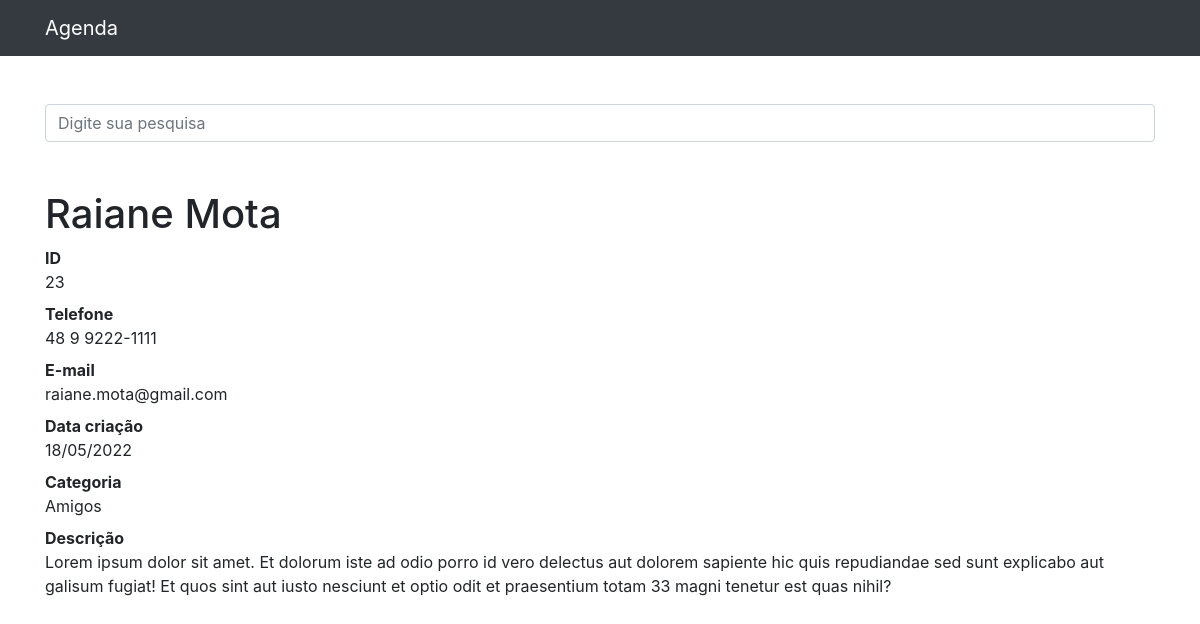
Screenshot of /23 with the database file from the repository.
### contatos/models.py (models this page shows, shortened)
class Contato(models.Model):
    nome = models.CharField(max_length=255)
    sobrenome = models.CharField(max_length=255, blank=True)
    telefone = models.CharField(max_length=255)
    email = models.CharField(max_length=255, blank=True)
    data_criacao = models.DateTimeField(default=timezone.now)
    descricao = models.TextField(blank=True)
    categoria = models.ForeignKey(Categoria, on_delete=models.DO_NOTHING)
    mostrar = models.BooleanField(default=True)
    foto = models.ImageField(blank=True, upload_to='fotos/%Y/%m/%d')

class Categoria(models.Model):
    nome = models.CharField(max_length=255)
    def __str__(self):
        return self.nome

### contatos/views.py (the view)
# urls.py: path('<int:contato_id>', views.ver_contato, name='ver_contato'),
def ver_contato(request, contato_id):
    contato = get_object_or_404(Contato, id=contato_id)
    if not contato.mostrar:
        raise Http404()
    return render(request, 'contatos/ver_contato.html', {
        'contato': contato
    })

### contatos/templates/contatos/ver_contato.html (shortened to what this page needs)
{% extends 'base.html' %}
{% block conteudo %}
<h1 class="mt-5">{{ contato.nome }} {{ contato.sobrenome }}</h1>
<dl>
    <dt>ID</dt>
    <dd>{{ contato.id }}</dd>
    <dt>Telefone</dt>
    <dd>{{ contato.telefone }}</dd>
    <dt>E-mail</dt>
    <dd>{{ contato.email }}</dd>
    <dt>Data criação</dt>
    <dd>{{ contato.data_criacao|date:'d/m/Y' }}</dd>
    <dt>Categoria</dt>
    <dd>{{ contato.categoria }}</dd>
    <dt>Descrição</dt>
    <dd>
        {{ contato.descricao }}
    </dd>
</dl>
{% endblock %}

### rows the page displays
Contato: nome "Raiane", sobrenome "Mota", id "23", telefone "48 9 9222-1111", email "raiane.mota@gmail.com", data_criacao "18/05/2022", categoria "Amigos", descricao "Lorem ipsum dolor sit amet. Et dolorum iste ad odio porro id vero delectus aut dolorem sapiente hic quis repudiandae sed sunt explicabo aut galisum fugiat! Et quos sint aut iusto nesciunt et optio odit et praesentium totam 33 magni tenetur est quas nihil?"
